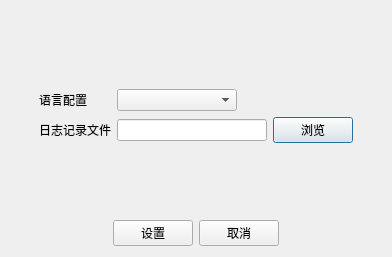
<?xml version="1.0" encoding="UTF-8"?>
<ui version="4.0">
 <class>SoftConfigDlg</class>
 <widget class="QDialog" name="SoftConfigDlg">
  <property name="geometry">
   <rect>
    <x>0</x>
    <y>0</y>
    <width>392</width>
    <height>257</height>
   </rect>
  </property>
  <property name="windowTitle">
   <string>Dialog</string>
  </property>
  <layout class="QGridLayout" name="gridLayout_2">
   <item row="0" column="0">
    <spacer name="verticalSpacer">
     <property name="orientation">
      <enum>Qt::Vertical</enum>
     </property>
     <property name="sizeHint" stdset="0">
      <size>
       <width>20</width>
       <height>78</height>
      </size>
     </property>
    </spacer>
   </item>
   <item row="1" column="0">
    <layout class="QHBoxLayout" name="horizontalLayout_4">
     <item>
      <spacer name="horizontalSpacer_2">
       <property name="orientation">
        <enum>Qt::Horizontal</enum>
       </property>
       <property name="sizeHint" stdset="0">
        <size>
         <width>79</width>
         <height>20</height>
        </size>
       </property>
      </spacer>
     </item>
     <item>
      <layout class="QGridLayout" name="gridLayout">
       <item row="0" column="0">
        <widget class="QLabel" name="label">
         <property name="text">
          <string>语言配置</string>
         </property>
        </widget>
       </item>
       <item row="0" column="1">
        <layout class="QHBoxLayout" name="horizontalLayout_3">
         <item>
          <widget class="QComboBox" name="comboBox">
           <property name="minimumSize">
            <size>
             <width>120</width>
             <height>0</height>
            </size>
           </property>
          </widget>
         </item>
         <item>
          <spacer name="horizontalSpacer_4">
           <property name="orientation">
            <enum>Qt::Horizontal</enum>
           </property>
           <property name="sizeHint" stdset="0">
            <size>
             <width>40</width>
             <height>20</height>
            </size>
           </property>
          </spacer>
         </item>
        </layout>
       </item>
       <item row="1" column="0">
        <widget class="QLabel" name="label_2">
         <property name="text">
          <string>日志记录文件</string>
         </property>
        </widget>
       </item>
       <item row="1" column="1">
        <layout class="QHBoxLayout" name="horizontalLayout_2">
         <item>
          <widget class="QLineEdit" name="lineEdit">
           <property name="minimumSize">
            <size>
             <width>150</width>
             <height>0</height>
            </size>
           </property>
          </widget>
         </item>
         <item>
          <widget class="QPushButton" name="pushButton_3">
           <property name="text">
            <string>浏览</string>
           </property>
          </widget>
         </item>
        </layout>
       </item>
      </layout>
     </item>
     <item>
      <spacer name="horizontalSpacer_3">
       <property name="orientation">
        <enum>Qt::Horizontal</enum>
       </property>
       <property name="sizeHint" stdset="0">
        <size>
         <width>79</width>
         <height>20</height>
        </size>
       </property>
      </spacer>
     </item>
    </layout>
   </item>
   <item row="2" column="0">
    <spacer name="verticalSpacer_2">
     <property name="orientation">
      <enum>Qt::Vertical</enum>
     </property>
     <property name="sizeHint" stdset="0">
      <size>
       <width>20</width>
       <height>68</height>
      </size>
     </property>
    </spacer>
   </item>
   <item row="3" column="0">
    <layout class="QHBoxLayout" name="horizontalLayout">
     <item>
      <spacer name="horizontalSpacer">
       <property name="orientation">
        <enum>Qt::Horizontal</enum>
       </property>
       <property name="sizeHint" stdset="0">
        <size>
         <width>40</width>
         <height>20</height>
        </size>
       </property>
      </spacer>
     </item>
     <item>
      <widget class="QPushButton" name="pushButton">
       <property name="text">
        <string>设置</string>
       </property>
      </widget>
     </item>
     <item>
      <widget class="QPushButton" name="pushButton_2">
       <property name="text">
        <string>取消</string>
       </property>
      </widget>
     </item>
     <item>
      <spacer name="horizontalSpacer_5">
       <property name="orientation">
        <enum>Qt::Horizontal</enum>
       </property>
       <property name="sizeHint" stdset="0">
        <size>
         <width>40</width>
         <height>20</height>
        </size>
       </property>
      </spacer>
     </item>
    </layout>
   </item>
  </layout>
 </widget>
 <resources/>
 <connections/>
</ui>
